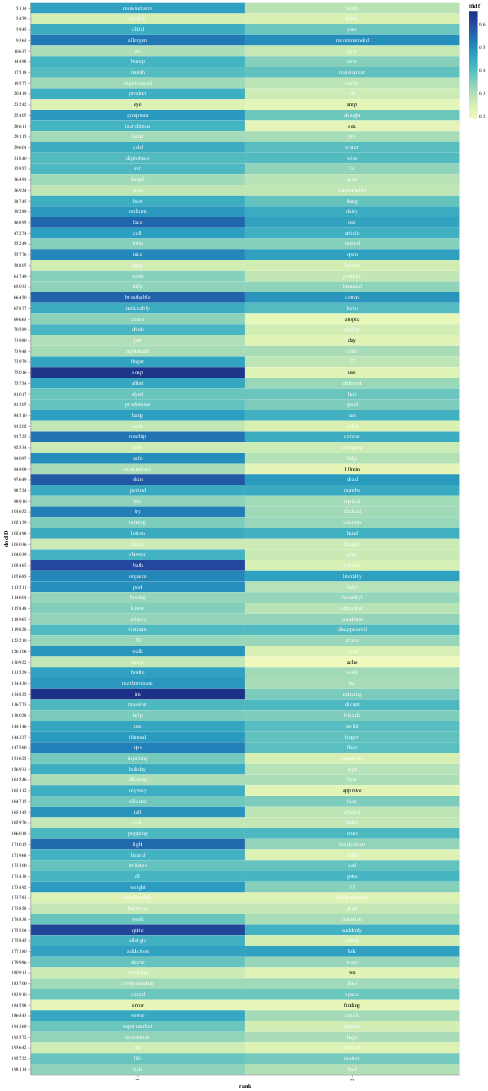

The cell this chart's notebook holds for it:
### Code cell
# Import altair for graphing the n highest terms in a heatmap

import altair as alt

# adding a little randomness to break ties in term ranking
top_tfidf_rand = top_tfidf.copy()
top_tfidf_rand['tfidf'] = top_tfidf_rand['tfidf'] + np.random.rand(top_tfidf.shape[0])*0.0001

base = alt.Chart(top_tfidf_rand).encode(
    x = 'rank:O',
    y = 'docID:N'
).transform_window(
    rank = "rank()",
    sort = [alt.SortField("tfidf", order="descending")],
    groupby = ["docID"],
)

# heatmap specification
heatmap = base.mark_rect().encode(
    color = 'tfidf:Q'
)

# text labels, white for darker heatmap colors
text = base.mark_text(baseline='middle').encode(
    text = 'term:N',
    color = alt.condition(alt.datum.tfidf >= 0.23, alt.value('white'), alt.value('black'))
)

# display the three superimposed visualizations
(heatmap + text).properties(width = 800)

### Figure 1 — Vega-Lite specification as saved in the notebook (floating-point values rounded to 4 significant figures; data arrays with more than 128 entries replaced by an {"elided": "..."} marker saying what was removed)
{"config": {"view": {"continuousWidth": 400, "continuousHeight": 300}}, "layer": [{"mark": "rect", "encoding": {"color": {"field": "tfidf", "type": "quantitative"}, "x": {"field": "rank", "type": "ordinal"}, "y": {"field": "docID", "type": "nominal"}}, "transform": [{"window": [{"op": "rank", "field": "", "as": "rank"}], "groupby": ["docID"], "sort": [{"field": "tfidf", "order": "descending"}]}]}, {"mark": {"type": "text", "baseline": "middle"}, "encoding": {"color": {"condition": {"value": "white", "test": "(datum.tfidf >= 0.23)"}, "value": "black"}, "text": {"field": "term", "type": "nominal"}, "x": {"field": "rank", "type": "ordinal"}, "y": {"field": "docID", "type": "nominal"}}, "transform": [{"window": [{"op": "rank", "field": "", "as": "rank"}], "groupby": ["docID"], "sort": [{"field": "tfidf", "order": "descending"}]}]}], "data": {"name": "data-86f585008a61399d606d5e0a414106ed"}, "width": 800, "$schema": "https://vega.github.io/schema/vega-lite/v4.17.0.json", "datasets": {"data-86f585008a61399d606d5e0a414106ed": {"elided": "200 records"}}}
